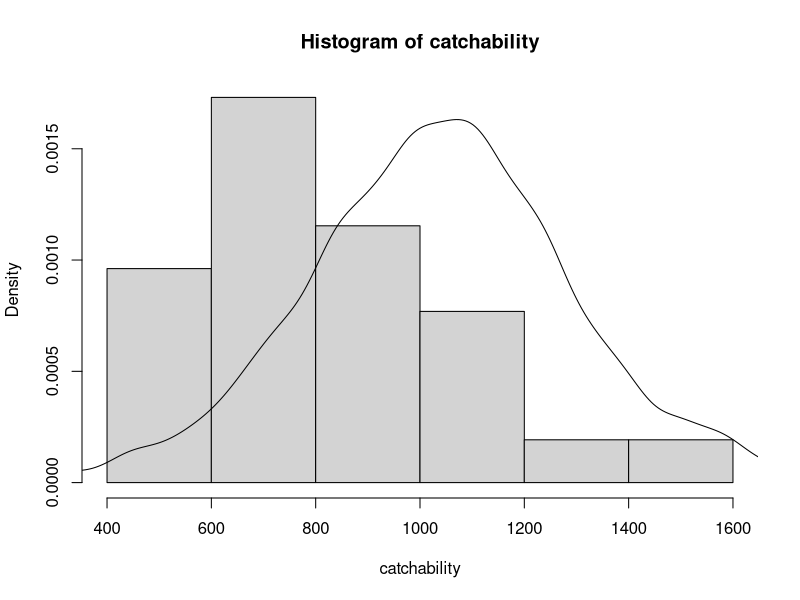
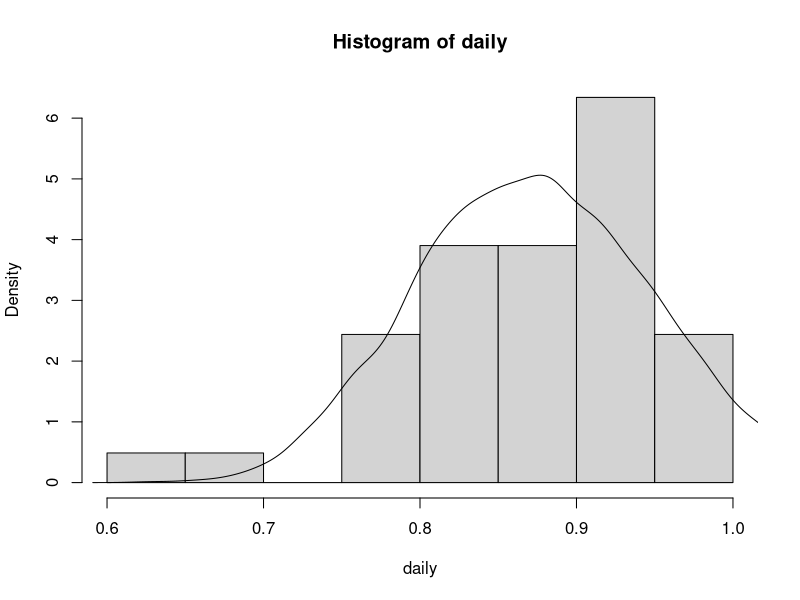
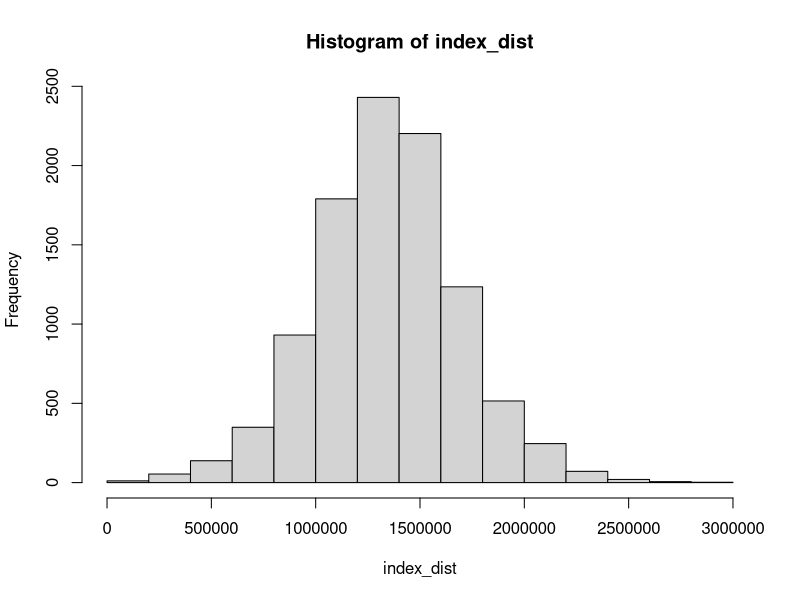
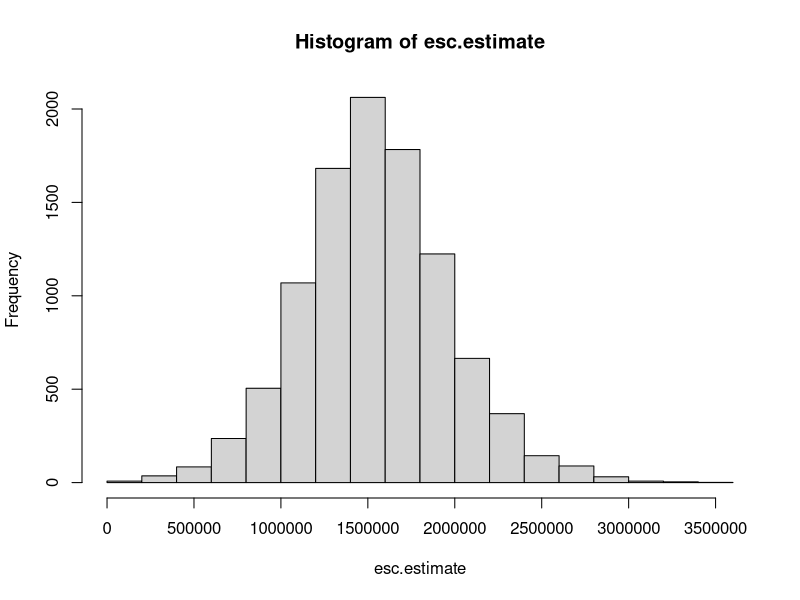
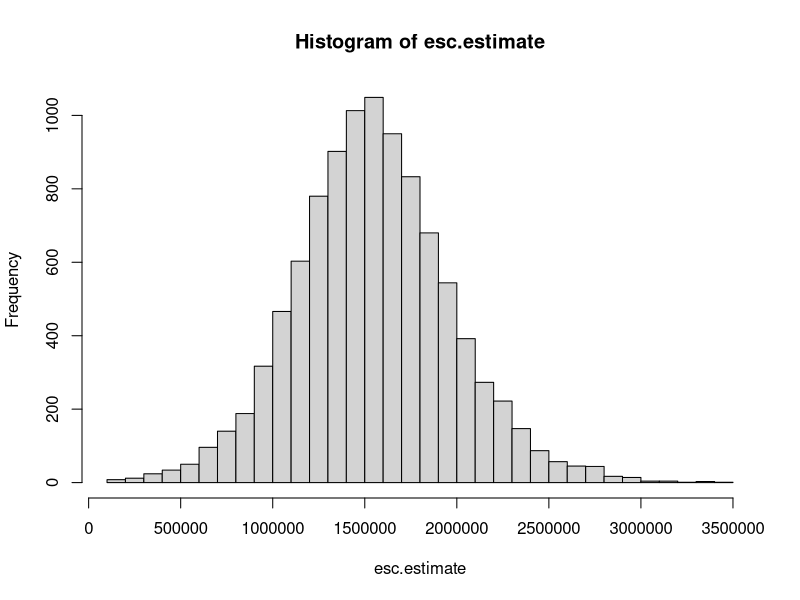
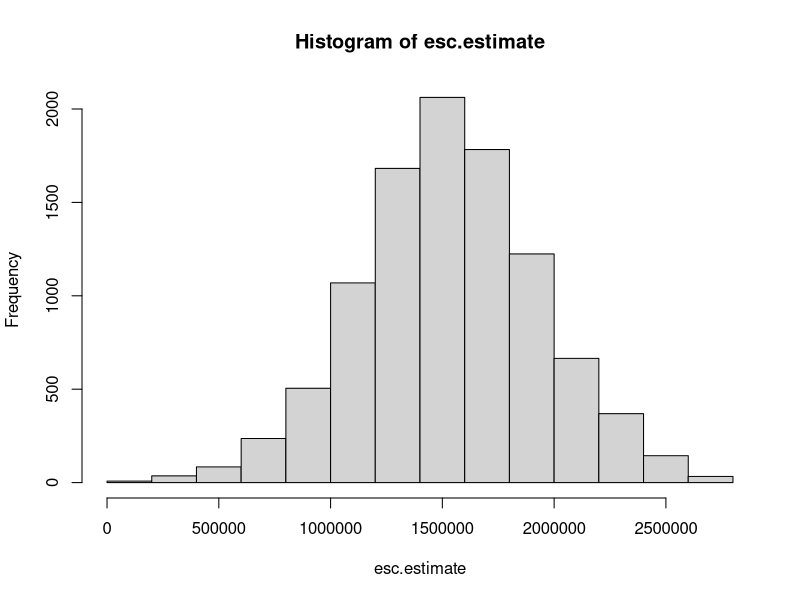
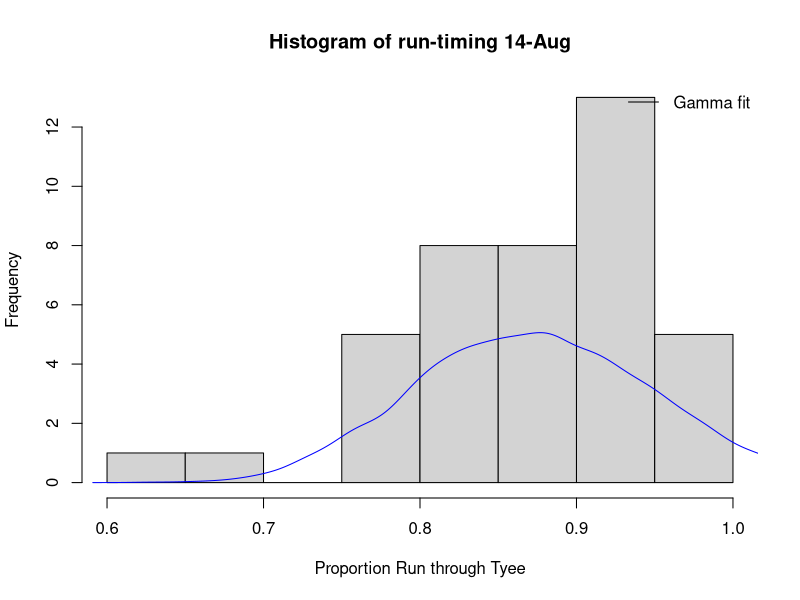
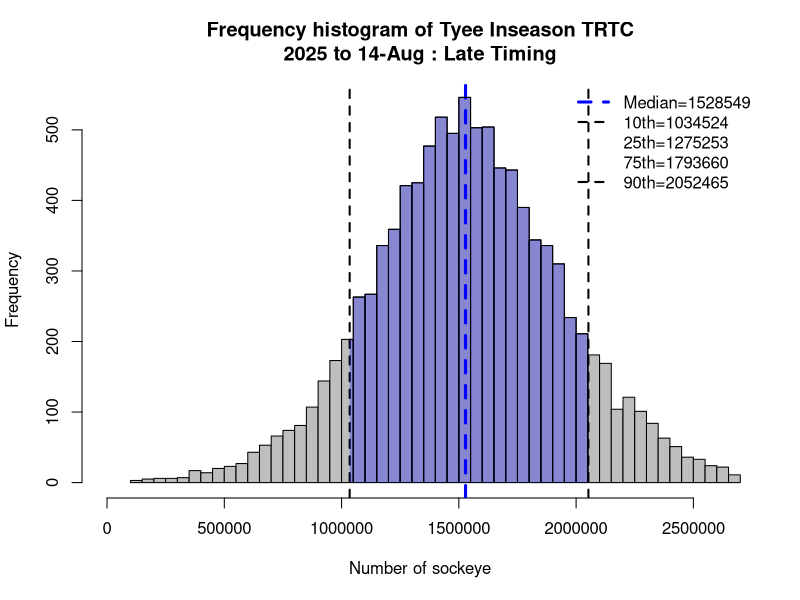

The R script that drew these images, in order: (Note: this script raises an error after producing the figures.)
require(matrixStats)
library(fitdistrplus)
library(reshape2)
library(tidyverse)

options(scipen=10000)
# setwd("C:/Users/elh1/coastland/skeena-salmon-inseason-updates/data")

#read in-season data
#dfindex<-read.csv("data/common/tyee index daily.csv",header=TRUE,sep=",")
dfindex<-read.csv("data/common/tyee_daily_indices_sockeye_1956-2025.csv", 
                  header = TRUE, check.names = FALSE)

#read Q data
dftyeeQ<-read.csv("data/common/tyee Q.csv",header=TRUE,sep=",")

years <- intersect(names(dfindex), as.character(dftyeeQ$Year))

dfindex <- dfindex %>%
  rename_with(~paste0("ind.", .x), all_of(years))

for (yr in years) {
  q <- dftyeeQ$q[dftyeeQ$Year == as.numeric(yr)]
  
  dfindex[[paste0("est.", yr)]] <-
    dfindex[[paste0("ind.", yr)]]*q
}

info_cols <- c("Date", "MONTH", "DAY", "month-day")

year_cols <- as.character(sort(as.numeric(years)))

paired_cols <- unlist(lapply(year_cols, function(y) {
  c(paste0("ind.", y), paste0("est.", y))
}))

dfindex <- dfindex %>%
  select(all_of(info_cols), all_of(paired_cols)) %>%
  mutate(Date = format(as.Date(Date), "%d-%b"))



#read in run-timing from Tyee cumulative percent
dfRT<-read.csv("data/common/tyee cumulative percent 1970-2018.csv",check.names=FALSE,
               header=TRUE,sep=",")

#set current date
cdate="14-Aug"
today<-grep(paste0("^",cdate,"$"),dfindex$Date)
#current day index sum
cum.index=sum(dfindex$ind.2024[1:today],na.rm=TRUE)
cum.index


#set catchability distribution to be used in the estimate

# set to average of last 10 years
catchabilitymean<-"meanlast10"

#catchability distribution fit to logistic distribution
catchability<-dftyeeQ$catchability

#fit logistic to catchability
cfit<-fitdistr(catchability,"logistic")

if (catchabilitymean == "overall"){
meanc<-cfit$estimate[1]
} else if (catchabilitymean =="meanlast10") {
meanc<-mean(catchability[16:25])
} else if (catchabilitymean =="2020") {
meanc<-1058  
}
meanc

#create logistic distribution for 1/q based on location=mean given above
cdistfull<-rlogis(20000,location=meanc,scale=cfit$estimate[2])
#remove negative numbers
cdistpos<-cdistfull[!cdistfull<0]
#sample from positive distribution
cdist<-sample(cdistpos,10000,TRUE)

hist(catchability,prob=TRUE)
lines(density(cdist))

##Set run timing as Average or Late - late is 1 week late and adjusts the run 
# timing to 7 days earlier.
rt<-"Late"

if (rt == "Average"){
  rt.adj=0
} else if (rt =="Late") {
  rt.adj=-7
} 
rt.adj

#find todays row in cumulative run timing 
today<-grep(paste0("^",cdate,"$"),dfRT$Date)+rt.adj
#create vector for runtiming on today (1985-2018)
daily<-as.numeric(dfRT[today,11:length(dfRT)])
#fit daily run timing to gamma (positive only) distribution
dailyfit<-fitdistr(daily,"gamma")

#create gamma distribution
RTdist<-rgamma(10000,shape=dailyfit$estimate[1],rate=dailyfit$estimate[2])
hist(daily,prob=TRUE)
lines(density(RTdist))
#figure for "todays" run timing to look at fit
png(paste0("Todays Run Timing ",cdate," ",rt,".png"),600,450)
hist(daily,breaks=10,main=paste0("Histogram of run-timing ",cdate),xlab="Proportion Run through Tyee")
legend("topright",lty=1,legend="Gamma fit",bty='n')
lines(density(RTdist),col="blue")
dev.off()

#calculate escapement distribution (1/q * index to date)
index_dist<-cum.index*cdist
hist(index_dist)

#calculate escapement distribution with run-timing uncertainty
esc.estimate<-index_dist / RTdist
hist(esc.estimate)

#add in catch from marine commercial
catch=0
esc.estimate<-esc.estimate+catch
hist(esc.estimate,breaks=30)

#remove outliers created by early season RT distribution values < 0 or very
#small values
esc.estimate<-esc.estimate[esc.estimate <quantile(esc.estimate,.99)]
hist(esc.estimate)

#output percentiles from escapement distribution
probsout<-(quantile(esc.estimate,c(.1,.25,.5,.75,.9)))
probsout
cum.index


#Tyee prob distribution in season histogram
png(file=paste0("Tyee inseason histogram estimate P10P90 to ",cdate," ",rt,".png"), units='in',height=4,width=6,res=300)

eschist<-hist(esc.estimate,breaks=60,plot=FALSE)

hist(esc.estimate,60,col="grey",
     main=paste0("Frequency histogram of Tyee Inseason TRTC\n2025 to ",cdate," : ",rt," Timing"),
     xlab="Number of sockeye",ylab="Frequency",xlim=c(0,max(esc.estimate)))
text(max(esc.estimate)*.8,1500,paste0("Median=",round(median(esc.estimate),digits=0)))

tyeemedian<-round(median(esc.estimate),digits=0)
tyee90th<-round(quantile(esc.estimate,.9))
tyee10th<-round(quantile(esc.estimate,.1))
tyee25th<-round(quantile(esc.estimate,.25))
tyee75th<-round(quantile(esc.estimate,.75))

abline(v=tyeemedian,lwd=3,lty=2,col="blue")
abline(v=tyee90th,lwd=2,lty=2,col="black")
abline(v=tyee10th,lwd=2,lty=2,col="black")

legend("topright",c(paste0("Median=",tyeemedian),paste0("10th=",tyee10th),
                    paste0("25th=",tyee25th),paste0("75th=",tyee75th),
                    paste0("90th=",tyee90th)),bty='n',
       col=c("blue","black",NA,NA,"black"),lwd=c(3,2,NA,NA,2),lty=c(2,2,NA,NA,2))

clip(tyee10th,tyee90th,0,10000)

plot(eschist,col=rgb(0,0,255,max=255,alpha=75),add=TRUE)

dev.off()

####Point P90/P10 plot for 2025

#define input data
index.data<-dfindex$ind.2025
#define start day (has to be after gamm fits work
#also very little confidence really early on
startrunday<-25
endday=length(index.data[!is.na(index.data)])

looplength<-endday-startrunday

#create storage df/vectors
v<-data.frame(esc=numeric(looplength),p10=numeric(looplength),p90=numeric(looplength))
j=0

for (i in startrunday:endday){
  #loopday=startrunday+j
  #loopday=38
  j=j+1
  cum.index<-sum(index.data[1:i])
  index_dist<-cum.index*cdist
  daily<-as.numeric(dfRT[i,18:length(dfRT)])
  
  #fit daily run timing to gamma (positive only) distribution
  dailyfit<-fitdistr(daily,"gamma")
  RTdist<-rgamma(5000,shape=dailyfit$estimate[1],rate=dailyfit$estimate[2])
  
  esc_estimate2<-index_dist/RTdist
  #esc_estimate2<-esc_estimate2[esc_estimate2 < quantile(esc_estimate,.99)]
  #dates[j]<-dfRT$Date[i]
  v[j,]<-c(median(esc_estimate2),quantile(esc_estimate2,.1),quantile(esc_estimate2,.9))
} # ERROR HERE

#assign y-axis labels/points
dates<-as.character(dfindex$Date[startrunday:endday])
days<-dfindex$day[startrunday:endday]

#check lengths
length(days);length(v$esc)

#to date figure with 10/90th quantiles
png(file=paste0("Tyee estimate prob to ",cdate,".png"), units='in',res=300,height=6,width=6)
par(mar=c(3,7,4,1))
plot(days,v$p90,
     type='l',lwd=2,col="grey",lty=2,las=1,ylab="",xaxt='n',
     ylim=c(0,max(v$p90*1.2,na.rm=TRUE)))
axis(1,at=days,labels=dates)
polygon(c(days,rev(days)),c(v$p10,rev(v$p90)),col="grey85",border=NA)

lines(days,v$p90,lty=2,lwd=1,col="black")
lines(days,v$p10,lty=2,lwd=1,col="black")
lines(days,v$esc,lwd=3,col="dark blue")

title(ylab="Escapement Estimate",line=5)
title(xlab="Date",line=2)
mtext("Tyee In-Season TRTC Estimate",side=3,line=2,cex=1.2)
mtext("Incorporating uncertainty in Q and Run-Timing",side=3,line=1,cex=.8)
legend("topleft",legend=c("Median Estimate","P10/P90 Estimate"),
       col=c("dark blue","grey"),
       lwd=c(3,2),lty=c(1,2),bty='n')

dev.off()


#histograms all days for run timing 1985-2018
#can be changed to other years
#tryCatch allows loop to continue
pdf("RT histograms gamma only.pdf",width=8,height=11.5)
par(mfrow=c(4,3),mar=c(3,3,2,1))

for (i in 1:102){
  
  daily<-as.numeric(dfRT[i,18:length(dfRT)])
  #daily<-daily[daily<.2]
  #hist(daily,breaks=10)
  #daily
  tryCatch({
    
    #b<-fitdist(daily,"beta")
    g<-fitdist(daily,"gamma")
    #l<-fitdist(daily,"logis")
    
    #RTdistbeta<-rbeta(5000,shape1=b$estimate[1],shape2=b$estimate[2])
    RTdistgamma<-rgamma(5000,shape=g$estimate[1],rate=g$estimate[2])
    #RTdistlogis<-rlogis(5000,location=l$estimate[1],scale=l$estimate[2])
    
    hist(daily,breaks=10,ylim=c(0,12),main=dfRT[i,1])
    #lines(density(RTdistbeta),add=TRUE,col="red")
    lines(density(RTdistgamma),col="blue")
    #lines(density(RTdistlogis),add=TRUE,col="purple")
    lines(density(daily),col="green")
    
  },error=function(e){})
  
}

dev.off()

pdf("RT histograms.pdf",width=8,height=11.5)
par(mfrow=c(4,3),mar=c(3,3,2,1))

for (i in 1:102){
  
  daily<-as.numeric(dfRT[i,18:length(dfRT)])
  hist(daily,breaks=10,main=dfRT[i,1])
  lines(density(daily),add=TRUE)
  
}

dev.off()

#boxplot of run timing through Tyee 1985-2018 by day versus 2016-2018
RT<-dfRT[,c(2,18:length(dfRT))]
RTlong<-melt(RT,id.vars="Day")
head(RTlong)
names(dfRT)
RT2010on<-dfRT[,c(2,49:length(dfRT))]
RTlong2010on<-melt(RT2010on,id.vars="Day")

pdf("Tyee SX RT boxplot pch vs 2016-8.pdf",width=8.5,height=8.5)

boxplot(value~Day,data=RTlong,names=dfRT$Date,axes=TRUE,col="#FF000099",las=1,
        xlab="Date",pch=19,cex=.5,
        main="Sockeye Run-timing Through Tyee 1985-2018", ylab="Proportion Through")

boxplot(value~Day,data=RTlong2010on,names=dfRT$Date,axes=TRUE,col="#0000FF99",las=1,
        xlab="Date",pch=19,cex=.5,
        main="Sockeye Run-timing Through Tyee 1985-2018", ylab="Proportion Through",
        add=TRUE)

grid(NA,NULL,lwd=1,col="grey70",lty=2)

dev.off()

#boxplot of run timing through Tyee 1985-2018 by day versus 2016-2018
RT<-dfRT[,c(2,18:length(dfRT))]
RTlong<-melt(RT,id.vars="Day")

pdf("Tyee SX RT boxplot pch.pdf",width=8.5,height=8.5)

boxplot(value~Day,data=RTlong,names=dfRT$Date,axes=TRUE,col="grey90",las=1,
        xlab="Date",pch=19,cex=.5,
        main="Sockeye Run-timing Through Tyee 1985-2018", ylab="Proportion Through")

grid(NA,NULL,lwd=1,col="grey70",lty=2)

dev.off()
